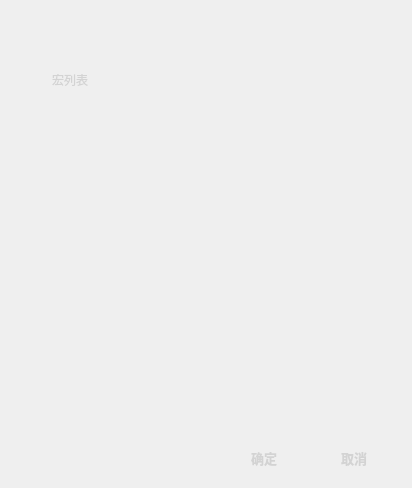
<?xml version="1.0" encoding="UTF-8"?>
<ui version="4.0">
 <class>Define_Dialog</class>
 <widget class="QDialog" name="Define_Dialog">
  <property name="geometry">
   <rect>
    <x>0</x>
    <y>0</y>
    <width>412</width>
    <height>488</height>
   </rect>
  </property>
  <property name="windowTitle">
   <string>Dialog</string>
  </property>
  <property name="styleSheet">
   <string notr="true">#Define_Dialog{
	background-image: url(:/MouseDrv/skins/msg2_nr.png);
}
QLabel{
    color: lightgray;
}
QPushButton{
    color: lightgray;
    font: bold 10pt;
    border:none;
    background:url(:/MouseDrv/skins/btn_nr.png);
}
QPushButton:hover{
    background:url(:/MouseDrv/skins/btn_ov.png);
}
#btnExit{
    background:url(:/MouseDrv/skins/exit_nr.png);
}
#btnExit:hover{
    background:url(:/MouseDrv/skins/exit_ov.png);
}
QTreeWidget{
	background:transparent;
	color: lightgray;
}
QTreeWidget::item:selected{ 
	color:white; 
	background-color:rgb(0,0,100);
} </string>
  </property>
  <widget class="QPushButton" name="btnCancel">
   <property name="geometry">
    <rect>
     <x>310</x>
     <y>440</y>
     <width>88</width>
     <height>35</height>
    </rect>
   </property>
   <property name="text">
    <string>取消</string>
   </property>
  </widget>
  <widget class="QPushButton" name="btnExit">
   <property name="geometry">
    <rect>
     <x>360</x>
     <y>20</y>
     <width>27</width>
     <height>27</height>
    </rect>
   </property>
   <property name="text">
    <string/>
   </property>
  </widget>
  <widget class="QPushButton" name="btnOk">
   <property name="geometry">
    <rect>
     <x>220</x>
     <y>440</y>
     <width>88</width>
     <height>35</height>
    </rect>
   </property>
   <property name="text">
    <string>确定</string>
   </property>
  </widget>
  <widget class="QTreeWidget" name="treeWidget">
   <property name="geometry">
    <rect>
     <x>50</x>
     <y>100</y>
     <width>301</width>
     <height>301</height>
    </rect>
   </property>
   <attribute name="headerVisible">
    <bool>false</bool>
   </attribute>
   <column>
    <property name="text">
     <string notr="true">1</string>
    </property>
   </column>
  </widget>
  <widget class="QLabel" name="label">
   <property name="geometry">
    <rect>
     <x>52</x>
     <y>74</y>
     <width>54</width>
     <height>12</height>
    </rect>
   </property>
   <property name="text">
    <string>宏列表</string>
   </property>
  </widget>
 </widget>
 <resources>
  <include location="mousedrv.qrc"/>
 </resources>
 <connections/>
</ui>
